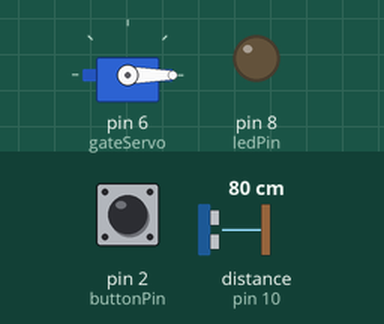
The sketch below on a simulated Arduino Uno, built with avr-gcc and run on an emulated ATmega328P. Shown: servo, output pins drawn as LEDs (lit = HIGH). Wiring (inferred from the names in the program): ultrasonic range finder: trigger pin 9; echo pin 10. The inputs (shaded band) are chosen by the test bench; at power-on: pin 2 (buttonPin) HIGH, distance to the obstacle (sensor on pin 10) 80 cm. The echo pulse lasts 58.3 µs per cm; pins used as bus, display or sensor lines are not drawn; what the sketch prints to the serial monitor is not drawn.

Above: at 0.1 s.
Timing chart, 0 to 1.6 s (numbered marks = the images above):
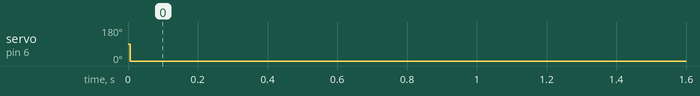

The sketch:

smart_entry.ino
```cpp
#include <Servo.h>

Servo gateServo;

const int trigPin = 9;
const int echoPin = 10;
const int buttonPin = 2;
const int ledPin = 8;

long duration;
int distance;

void setup()
{
  gateServo.attach(6);

  pinMode(trigPin, OUTPUT);
  pinMode(echoPin, INPUT);
  pinMode(buttonPin, INPUT_PULLUP);
  pinMode(ledPin, OUTPUT);

  Serial.begin(9600);
}

void loop()
{
  // Measure distance
  digitalWrite(trigPin, LOW);
  delayMicroseconds(2);

  digitalWrite(trigPin, HIGH);
  delayMicroseconds(10);

  digitalWrite(trigPin, LOW);

  duration = pulseIn(echoPin, HIGH);
  distance = duration * 0.034 / 2;

  // Read button
  int buttonState = digitalRead(buttonPin);

  Serial.print("Distance: ");
  Serial.print(distance);
  Serial.print(" cm  ");

  Serial.print("Button: ");
  Serial.println(buttonState);

  if (distance < 15 && buttonState == LOW)
  {
    gateServo.write(90);
    digitalWrite(ledPin, HIGH);
    Serial.println("Access Granted");
  }
  else
  {
    gateServo.write(0);
    digitalWrite(ledPin, LOW);
    Serial.println("Access Denied");
  }

  delay(500);
}
```

Measured:
- by itself, servo on pin 6 (gateServo): 90° → 0° at 0.01 s
